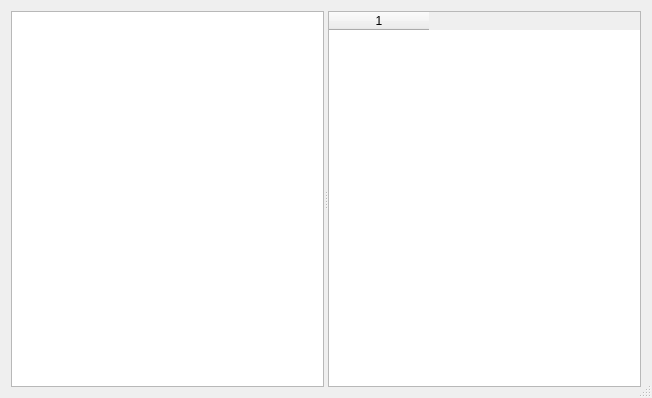
<?xml version="1.0" encoding="UTF-8"?>
<ui version="4.0">
 <class>CustomTypesEditor</class>
 <widget class="QDialog" name="CustomTypesEditor">
  <property name="geometry">
   <rect>
    <x>0</x>
    <y>0</y>
    <width>652</width>
    <height>398</height>
   </rect>
  </property>
  <property name="windowTitle">
   <string>Custom Types Editor</string>
  </property>
  <property name="sizeGripEnabled">
   <bool>true</bool>
  </property>
  <layout class="QVBoxLayout" name="verticalLayout">
   <item>
    <widget class="QSplitter" name="splitter">
     <property name="orientation">
      <enum>Qt::Horizontal</enum>
     </property>
     <widget class="QWidget" name="layoutWidget">
      <layout class="QVBoxLayout" name="customTypesLayout">
       <property name="spacing">
        <number>0</number>
       </property>
       <item>
        <widget class="QTableView" name="customTypesTable">
         <property name="selectionBehavior">
          <enum>QAbstractItemView::SelectRows</enum>
         </property>
         <attribute name="horizontalHeaderHighlightSections">
          <bool>false</bool>
         </attribute>
         <attribute name="verticalHeaderVisible">
          <bool>false</bool>
         </attribute>
         <attribute name="verticalHeaderHighlightSections">
          <bool>false</bool>
         </attribute>
        </widget>
       </item>
      </layout>
     </widget>
     <widget class="QWidget" name="layoutWidget1">
      <layout class="QVBoxLayout" name="typeDetailsLayout">
       <property name="spacing">
        <number>0</number>
       </property>
       <item>
        <widget class="QTableWidget" name="detailsTable">
         <property name="minimumSize">
          <size>
           <width>0</width>
           <height>0</height>
          </size>
         </property>
         <property name="maximumSize">
          <size>
           <width>16777215</width>
           <height>16777215</height>
          </size>
         </property>
         <property name="mouseTracking">
          <bool>false</bool>
         </property>
         <property name="layoutDirection">
          <enum>Qt::LeftToRight</enum>
         </property>
         <property name="autoFillBackground">
          <bool>false</bool>
         </property>
         <property name="rowCount">
          <number>0</number>
         </property>
         <property name="columnCount">
          <number>1</number>
         </property>
         <column/>
        </widget>
       </item>
      </layout>
     </widget>
    </widget>
   </item>
  </layout>
  <action name="actionSave">
   <property name="text">
    <string>Save...</string>
   </property>
   <property name="toolTip">
    <string>Save Custom Props</string>
   </property>
  </action>
  <action name="actionLoad">
   <property name="text">
    <string>Load...</string>
   </property>
   <property name="iconText">
    <string>Load</string>
   </property>
   <property name="toolTip">
    <string>Load Button</string>
   </property>
  </action>
  <action name="actionDebug">
   <property name="text">
    <string>Debug...</string>
   </property>
   <property name="toolTip">
    <string>Debug</string>
   </property>
  </action>
 </widget>
 <resources/>
 <connections/>
</ui>
